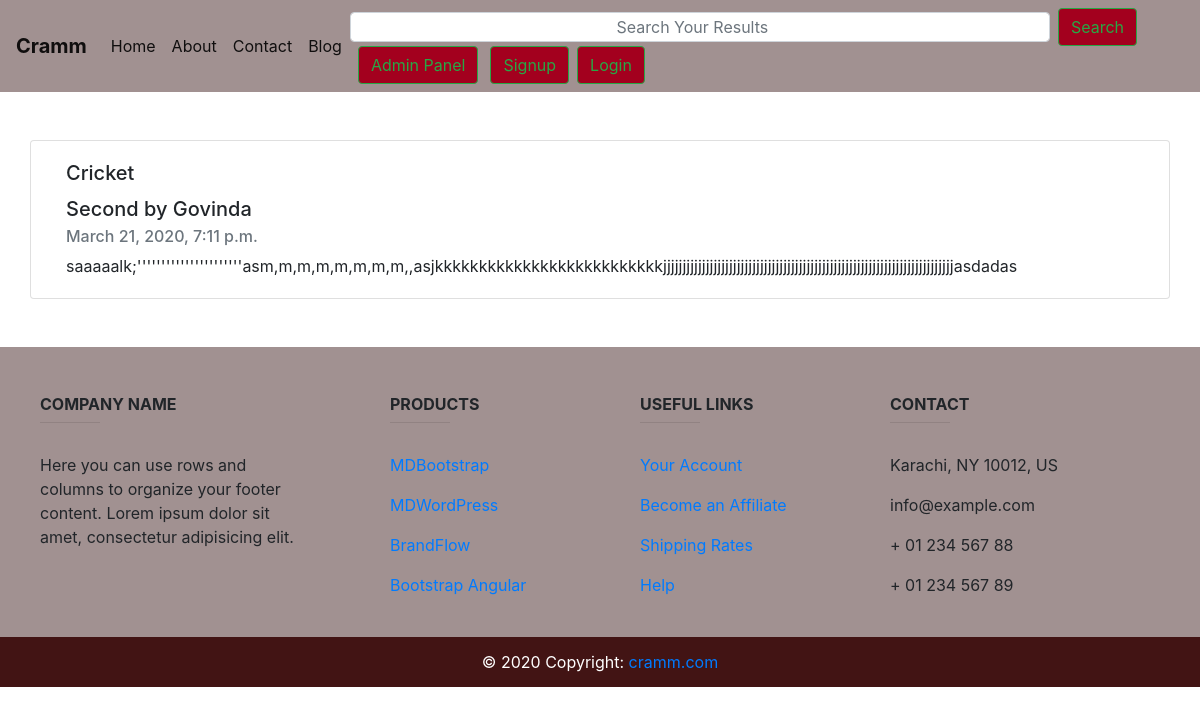
Page /blog/Second/ on the committed database.
### blog/models.py (models this page shows, shortened)
class Post(models.Model):
    sno = models.AutoField(primary_key=True)
    title = models.CharField(max_length=50)
    content =models.TextField()
    author = models.CharField(max_length=70, default="")
    slug = models.CharField(max_length=130, default="")
    timeStamp = models.DateTimeField(blank=True)

### blog/views.py (the view)
# urls.py: path('<str:slug>/',views.blogpost,name='blogpost')
def blogpost(request,slug):
    post=Post.objects.filter(slug=slug).first
    content={'post':post}
    return render(request,'blog/blogpost.html',content)

### templates/blog/blogpost.html
{% extends 'base.html' %} {% block title %} blogpost {% endblock title %}
   {% block body %}
<div class="card container my-5">
  <div class="card-body">
    <h5 class="card-title">{{post.title}}</h5>
    <h5 class="card-title">{{post.slug}} by {{post.author}}</h5>
    <h6 class="card-subtitle mb-2 text-muted">{{post.timeStamp}}</h6>
    <p class="card-text">{{post.content}}</p>
  </div>
</div>
   {% endblock body %}

### templates/base.html (style rules this page uses)
* { margin:0; padding:0; }
html { scroll-behavior: smooth; }

### rows in the picture
Post: title "Cricket", slug "Second", author "Govinda", timeStamp "March 21, 2020, 7:11 p.m.", content "saaaaalk;''''''''''''''''''''''asm,m,m,m,m,m,m,m,,asjkkkkkkkkkkkkkkkkkkkkkkkkkkjjjjjjjjjjjjjjjjjjjjjjjjjjjjjjjjjjjjjjjjjjjjjjjjjjjjjjjjjjjjjjjjjjjjjjjjjjjasdadas"
